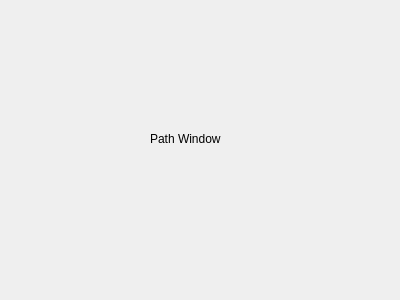
<?xml version="1.0" encoding="UTF-8"?>
<ui version="4.0">
 <class>pathWindow</class>
 <widget class="QDialog" name="pathWindow">
  <property name="geometry">
   <rect>
    <x>0</x>
    <y>0</y>
    <width>400</width>
    <height>300</height>
   </rect>
  </property>
  <property name="windowTitle">
   <string>Dialog</string>
  </property>
  <widget class="QLabel" name="label">
   <property name="geometry">
    <rect>
     <x>150</x>
     <y>130</y>
     <width>111</width>
     <height>17</height>
    </rect>
   </property>
   <property name="text">
    <string>Path Window</string>
   </property>
  </widget>
 </widget>
 <resources/>
 <connections/>
</ui>
